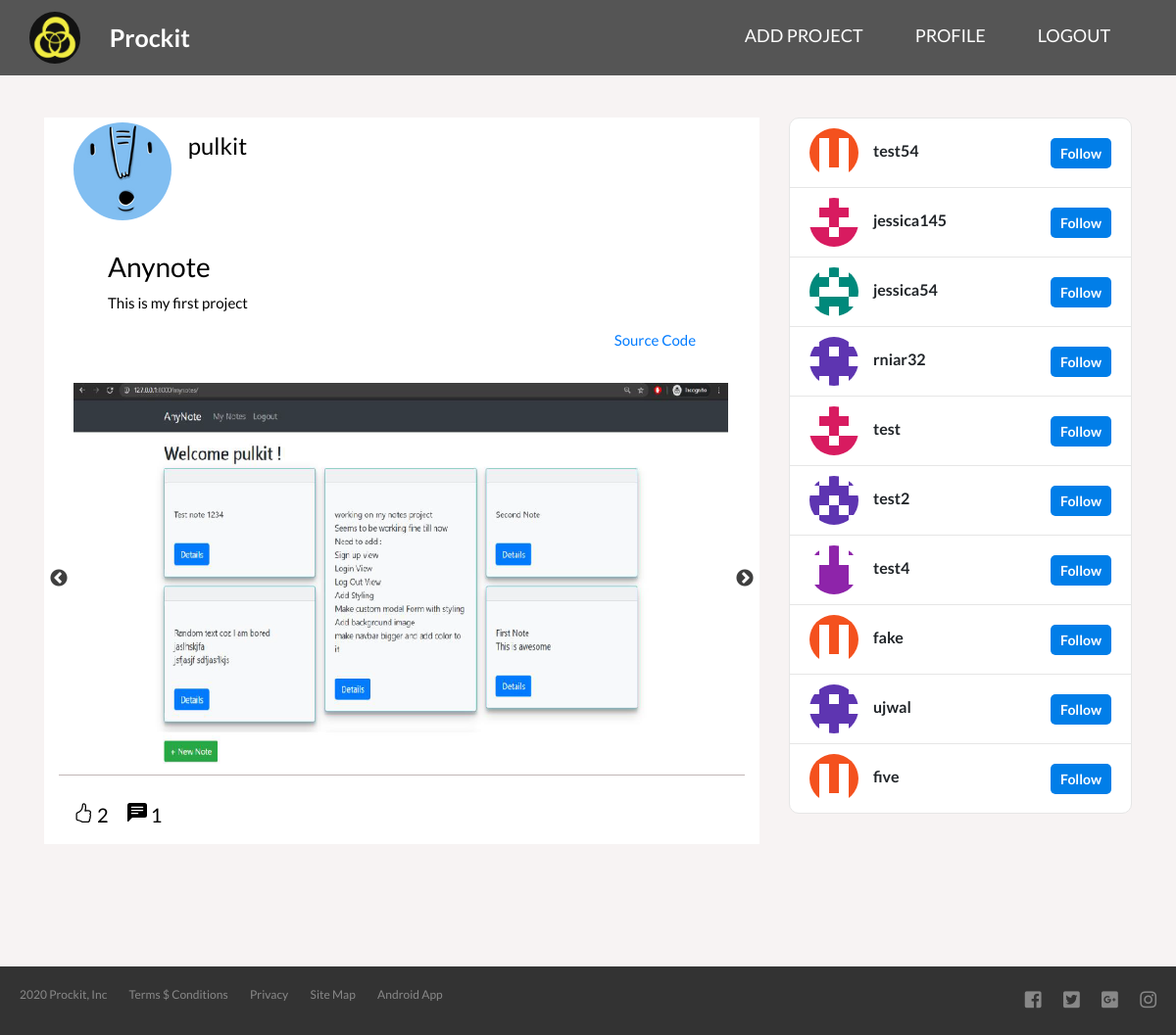
The app's page /posts/pulkit/feed/ (signed in) with its own data.
### posts/models.py (models this page shows, shortened)
class Post(models.Model):
    user = models.ForeignKey(User, on_delete=models.CASCADE, related_name='posts')
    created_at = models.DateTimeField(auto_now_add=True)
    modified_at = models.DateTimeField(auto_now=True)
    title = models.CharField(max_length=250, blank=False, null=False)
    description = models.TextField(blank=False, null=False)
    code_link = models.URLField(blank=True, null=True)
    likers = models.ManyToManyField(User, through='PostLike')
    file1 = models.FileField(upload_to='posts/files', null=False, blank=False)
    file2 = models.FileField(upload_to='posts/files', null=True, blank=True)
    file3 = models.FileField(upload_to='posts/files', null=True, blank=True)
    def total_likes(self):
        return self.likers.count()
    def total_comments(self):
        return self.comments.count()
    def filetype1(self):
        if self.file1 is not None and self.file1 != '':
            name, extension = os.path.splitext(self.file1.name)
            extension = extension.lstrip('.')
            video_extentions = ['mp4', 'mov', 'mkv', 'ogg', 'webm', 'wmv', 'mpeg']
            img_extention = ['apng', 'png', 'avif', 'gif', 'jpg', 'jpeg', 'jfif', 'svg', 'webp']
            if extension in video_extentions:
                return 'video'
            elif extension in img_extention:
                return 'img'
            else:
                return None
        else:
            return None
    def filetype2(self):
        if self.file2 is not None and self.file2 != '':
            name, extension = os.path.splitext(self.file2.name)
            extension = extension.lstrip('.')
            video_extentions = ['mp4', 'mov', 'mkv', 'ogg', 'webm', 'wmv', 'mpeg']
            img_extention = ['apng', 'png', 'avif', 'gif', 'jpg', 'jpeg', 'jfif', 'svg', 'webp']
            if extension in video_extentions:
                return 'video'
            elif extension in img_extention:
                return 'img'
            else:
                return None
        else:
            return None
    def filetype3(self):
        if self.file3 is not None and self.file3 != '':
            name, extension = os.path.splitext(self.file3.name)
            extension = extension.lstrip('.')
            video_extentions = ['mp4', 'mov', 'mkv', 'ogg', 'webm', 'wmv', 'mpeg']
            img_extention = ['apng', 'png', 'avif', 'gif', 'jpg', 'jpeg', 'jfif', 'svg', 'webp']
            if extension in video_extentions:
                return 'video'
            elif extension in img_extention:
                return 'img'
            else:
                return None
        else:
            return None
    class Meta:
        ordering = ['-created_at']

class User(AbstractUser):
    bio = models.TextField(max_length=250, blank=True, null=True)
    profile_pic = models.ImageField(upload_to='profile_pics', default='default_profile_pic' + str(randint(1,10)) + '.svg')
    followers = models.ManyToManyField('self', through="UserFollow", symmetrical=False)

### posts/views.py (the view)
# urls.py: path('posts/<str:username>/feed/', views.feed, name='feed'),
@login_required
def feed(request, username):
    if request.user.username == username:
        if request.method == 'GET':
            user = request.user
            following = user.user_set.values_list('id', flat=True)
            followinglist = list(following)
            if followinglist:
                posts = Post.objects.filter(user__id__in=followinglist)
                if not posts:
                    posts = Post.objects.all()[:10]
            else:
                posts = Post.objects.all()[:10]
            followrecommend = User.objects.exclude(Q(id__in=followinglist) | Q(username=username))[:10]
            context = {'posts': posts, 'recommendation': followrecommend}
            return render(request, 'feed.html', context)
    else:
        raise Http404("Access Denied!")

### posts/templates/feed.html (shortened to what this page needs)
<!DOCTYPE html>
{% load static %}
<html lang="en">
<head>
    <link rel="stylesheet" href="https://maxcdn.bootstrapcdn.com/font-awesome/4.7.0/css/font-awesome.min.css">
    <link rel="stylesheet" href="{% static 'css/feed.css' %}">
    <link rel="stylesheet" href="https://maxcdn.bootstrapcdn.com/bootstrap/4.0.0/css/bootstrap.min.css">
    <link rel="stylesheet" href="https://cdnjs.cloudflare.com/ajax/libs/font-awesome/4.7.0/css/font-awesome.min.css">
    <link rel="stylesheet" href="https://use.fontawesome.com/releases/v5.0.8/css/all.css">
    <link rel="stylesheet" type="text/css" href="https://cdnjs.cloudflare.com/ajax/libs/slick-carousel/1.8.1/slick.min.css"/>
    <link rel="stylesheet" type="text/css" href="https://cdnjs.cloudflare.com/ajax/libs/slick-carousel/1.8.1/slick-theme.min.css"/>
</head>
<body>
    <header>
        <nav>
            <img class="logo" src="{% static 'images/logo.png' %}">
            <p class="pro">Prockit</p>
            <div class="menu">
                <ul class="js--main-nav">
                    <li><a href="{% url 'posts:post_create' username=user.username %}">Add Project</li>
                    <li><a href="{% url 'posts:accounts_main' username=user.username %}">Profile</a></li>
                    <li><a href="{% url 'logout' %}">Logout</a></li>
                </ul>
            </div>
        </nav>
    </header>
    <div class="container">
    <div class="row">
    	<div class="col-lg-8 col-md-8 col-sm-8 ">
            {% if posts %}
            {% for post in posts %}
    		<div class="container left-post">
            	{% with owner=post.user f1=post.filetype1 f2=post.filetype2 f3=post.filetype3 %}
	            <div class="col-md-2 col-sm-2 col-xs-2" id="h2">
	                    <a href="{% url 'posts:accounts_main' username=owner.username %}" style="text-decoration:none;">
                            <img src= "{{ owner.profile_pic.url }}">
                        </a>
	            </div>
	            <div class="col-md-10 col-sm-10 col-xs-10" id="h4">
	                    <h4>{{ owner.username }}</h4>
	            </div>
                    <div class="col-md-12 col-sm-12 col-xs-12" id="h33">
                        <a href="{% url 'posts:post_detail' username=owner.username postid=post.id %}" class="post-content">
                            <h3>{{ post.title|title }}</h3>
                            <p>{{ post.description|linebreaksbr }}</p>
                        </a>
                        {% if post.code_link is not None and post.code_link != '' %}
                        <a href="{{ post.code_link }}" style="float:right;" target="_blank">Source Code</a>
                        {% endif %}
                    </div>
	            <div class="col-md-12 col-sm-12 col-xs-12" id="h11">
	                <div class="autoplay">
                <div>
                    {% if f1 == 'img' %}
                        <img src="{{ post.file1.url }}" class="img-responsive" alt="project image">
                        {% elif f1 == 'video' %}
                        <video width="100%" height="100%" controls preload="auto">
                            <source src="{{ post.file1.url }}">
                            Video unsupported
                        </video>
                        {% else %}
                            <img src="https://via.placeholder.com/250.webp?text=Image" class="img-responsive" alt="project image">
                    {% endif %}
                </div>
	                </div>
	            </div>
	            <div class="col-md-12 col-sm-12 col-xs-12" id="h41">
	                <svg width="1em" height="1em" viewBox="0 0 16 16" class="bi bi-hand-thumbs-up like-btn" fill="currentColor" xmlns="http://www.w3.org/2000/svg" data-id= {{ post.id }} data-href="{% url 'posts:post_like' username=owner.username postid=post.pk %}">
                    <path fill-rule="evenodd" d="M6.956 1.745C7.021.81 7.908.087 8.864.325l.261.066c.463.116.874.456 1.012.965.22.816.533 2.511.062 4.51a9.84 9.84 0 0 1 .443-.051c.713-.065 1.669-.072 2.516.21.518.173.994.681 1.2 1.273.184.532.16 1.162-.234 1.733.058.119.103.242.138.363.077.27.113.567.113.856 0 .289-.036.586-.113.856-.039.135-.09.273-.16.404.169.387.107.819-.003 1.148a3.163 3.163 0 0 1-.488.901c.054.152.076.312.076.465 0 .305-.089.625-.253.912C13.1 15.522 12.437 16 11.5 16v-1c.563 0 .901-.272 1.066-.56a.865.865 0 0 0 .121-.416c0-.12-.035-.165-.04-.17l-.354-.354.353-.354c.202-.201.407-.511.505-.804.104-.312.043-.441-.005-.488l-.353-.354.353-.354c.043-.042.105-.14.154-.315.048-.167.075-.37.075-.581 0-.211-.027-.414-.075-.581-.05-.174-.111-.273-.154-.315L12.793 9l.353-.354c.353-.352.373-.713.267-1.02-.122-.35-.396-.593-.571-.652-.653-.217-1.447-.224-2.11-.164a8.907 8.907 0 0 0-1.094.171l-.014.003-.003.001a.5.5 0 0 1-.595-.643 8.34 8.34 0 0 0 .145-4.726c-.03-.111-.128-.215-.288-.255l-.262-.065c-.306-.077-.642.156-.667.518-.075 1.082-.239 2.15-.482 2.85-.174.502-.603 1.268-1.238 1.977-.637.712-1.519 1.41-2.614 1.708-.394.108-.62.396-.62.65v4.002c0 .26.22.515.553.55 1.293.137 1.936.53 2.491.868l.04.025c.27.164.495.296.776.393.277.095.63.163 1.14.163h3.5v1H8c-.605 0-1.07-.081-1.466-.218a4.82 4.82 0 0 1-.97-.484l-.048-.03c-.504-.307-.999-.609-2.068-.722C2.682 14.464 2 13.846 2 13V9c0-.85.685-1.432 1.357-1.615.849-.232 1.574-.787 2.132-1.41.56-.627.914-1.28 1.039-1.639.199-.575.356-1.539.428-2.59z"/>
                    </svg>&nbsp;<span id="blikes-{{ post.id }}">{{ post.total_likes }}</span>
                    &nbsp;{{ post.total_comments }}
	            </div>
                {% endwith %}
        	</div>
            {% endfor %}
            {% else %}
                <div class="left-post">No Projects to Show :(</div>
            {% endif %}
    	</div>
    	<main id="explore" class="col-lg-4 col-md-4 col-sm-4">
	        <ul class="explore__users">
                {% for acc in recommendation %}
	            <li class="explore__user">
                    <a href="{% url 'posts:accounts_main' username=acc.username %}" style="text-decoration:none;display:block;color: #212529;">
                    <div class="explore__user-column" id="user-recommend">
	                    <img src="{{ acc.profile_pic.url }}" class="explore__avatar" />
	                    <div class="explore__info">
	                        <span class="explore__username">{{ acc.username }}</span>
	                    </div>
	                </div>
                    </a>
	                <div class="explore__user-column">
	                    <button class="follow-toggle" data-href="{% url 'posts:accounts_follow' username=acc.username %}">Follow</button>
	                </div>
	            </li>
	            {% endfor %}
	        </ul>
    	</main>
    </div>
    </div>
    <footer>
        <div class="row">
            <div class="col span-1-of-2">
                <ul class="footer-nav">
                    <li><a href="#">2020 Prockit, Inc</a></li>
                    <li><a href="#">Terms $ Conditions</a></li>
                    <li><a href="#">Privacy</a></li>
                    <li><a href="#">Site Map</a></li>
                    <li><a href="#">Android App</a></li>
                </ul>
            </div>
            <div class="col span-1-of-2">
                <ul class="social-links">
                    <li><a href="#"><i class="fab fa-facebook-square"></i></a></li>
                    <li><a href="#"><i class="fab fa-twitter-square"></i></a></li>
                    <li><a href="#"><i class="fab fa-google-plus-square"></i></a></li>
                    <li><a href="#"><i class="fab fa-instagram"></i></a></li>
                </ul>
            </div>
        </div>
    </footer>
</body>
</html>

### static/css/feed.css (style rules this page uses)
* { margin: 0; padding: 0; font-family: 'Lato', 'Arial', sans-serif; }
nav { position: fixed; width: 100%; z-index: 999; background-color: #555; }
nav ul { float: right; margin: 0; padding-right: 42px; margin-top: 18px }
nav ul li { display: inline-block; padding: 5px 25px; list-style: none; font-size: 18px; }
nav ul li a:link, nav ul li a:visited { padding:8px 0; text-decoration: none; color: #fff; text-transform: uppercase; border-bottom: 2px solid transparent; transition: border-bottom 0.2s; }
.logo { height: 53px; float: left; margin: 12px 30px; border-radius: 50%; }
.pro { float: left; font-size: 25px; font-weight: bold; color: #fff; margin-top: 15px; }
.post-content { display: block; text-decoration: none !important; color: black !important; }
#h2 { display: inline-block; }
#h11 img { max-height: 100%; max-width: 100%; display: block; margin-left: auto; margin-right: auto; }
#h2 img { padding-top: 5px; max-height: 60%; max-width: 60; border-radius: 50%; display: block; margin-right: auto; margin-left: auto; }
#h33 { font-size: 15px; color: black; padding-top: 20px; padding-bottom: 15px; margin-bottom: 10px; padding-left: 50px; padding-right: 50px; height: 150px; overflow:hidden; }
#h33 h3 { padding-top: 5px; }
#h41 { border-top:0.5px solid #c1b6b6; }
.autoplay img { height: 100%; width:100%; }
#h4 { float: right; font-size: 20px; color: black; padding-top: 15px; padding-bottom: 15px; overflow: hidden; }
#h41 { font-size: 20px; color: black; padding-top: 25px; padding-bottom: 15px; overflow: hidden; }
.slick-slide { height: 400px !important; }
footer { margin-top: 100px; background-color: #333; padding: 20px; font-size: 12px; }
.footer-nav { list-style: none; float: left; }
.social-links { list-style: none; float: right; }
.footer-nav li, .social-links li { display: inline-block; margin-right: 20px; }
.footer-nav li:last-child, .social-links li:last-child { margin-right: 0; }
.footer-nav li a:link, .footer-nav li a:visited, .social-links li a:link, .social-links li a:visited { text-decoration: none; border: 0; color: #888; transition: color 0.2s; }
.social-links li a:link, .social-links li a:visited { font-size: 160%; }
.fab.fa-facebook, .fab.fa-instagram, .fab.fa-google-plus, .fab.fa-twitter { transition: color 0.2s; }
body { font-family: 'Lato', 'Arial', sans-serif; position: relative; width: 100%; height: 100%; margin: 0px; padding: 0px; overflow-x: hidden; text-rendering: optimizeLegibility; background-color: #f7f3f3 !important; }
header { height: 15vh; }
nav { position: fixed; width: 100%; z-index: 9999; background-color: #555; }
nav ul { float: right; margin: 0; padding-right: 42px; margin-top: 18px; animation: slideNavLink 0.5s ease-out forwards; }
nav ul li a:link, nav ul li a:visited { padding: 8px 0; text-decoration: none; color: #fff; text-transform: uppercase; border-bottom: 2px solid transparent; transition: border-bottom 0.2s; }
.pro { float: left; font-size: 25px; font-weight: bold; margin-top: 16px; color: #fff; }
#explore { display: flex; justify-content: center; align-items: flex-start; min-height: 500px; }
#explore .explore__users { padding-left: 0px; background-color: white; border: 1px solid #e6e6e6; border-radius: 10px; width: 100%; max-width: 600px; }
.explore__users .explore__user { padding: 10px 20px; display: flex; align-items: center; justify-content: space-between; border-bottom: 1px solid #e6e6e6; }
.explore__users .explore__user:last-child { border: 0; }
.explore__user .explore__avatar { width: 50px; border-radius: 50%; }
.explore__user .explore__user-column { display: flex; align-items: center; }
.explore__user .explore__info { margin-left: 15px; }
.explore__info .explore__username { display: block; font-weight: 600; margin-bottom: 5px; }
.explore__user-column button { background-color: rgb(1, 126, 232); color: white; border: 0; font-weight: 600; padding: 5px 10px; font-size: 14px; border-radius: 5px; cursor: pointer; }
.pro { float: left; font-size: 25px; font-weight: bold; margin-top: 20px; color: #fff; }
footer { margin-top: 100px; background-color: #333; font-size: 12px; height: 70px; padding: 20px; }
.fab.fa-facebook-square, .fab.fa-instagram, .fab.fa-google-plus-square, .fab.fa-twitter-square { transition: color 0.2s; }
.left-post { background-color: white !important; margin-bottom: 25px; }

### records on screen
Post: user.profile_pic (picture), user.username "pulkit", title "Anynote", description "This is my first project", file1 (picture), total_likes "2", total_comments "1"
User: profile_pic (placeholder picture), username "test54"
User: profile_pic (placeholder picture), username "jessica145"
User: profile_pic (placeholder picture), username "jessica54"
User: profile_pic (placeholder picture), username "rniar32"
User: profile_pic (placeholder picture), username "test"
User: profile_pic (placeholder picture), username "test2"
User: profile_pic (placeholder picture), username "test4"
User: profile_pic (placeholder picture), username "fake"
User: profile_pic (placeholder picture), username "ujwal"
User: profile_pic (placeholder picture), username "five"
